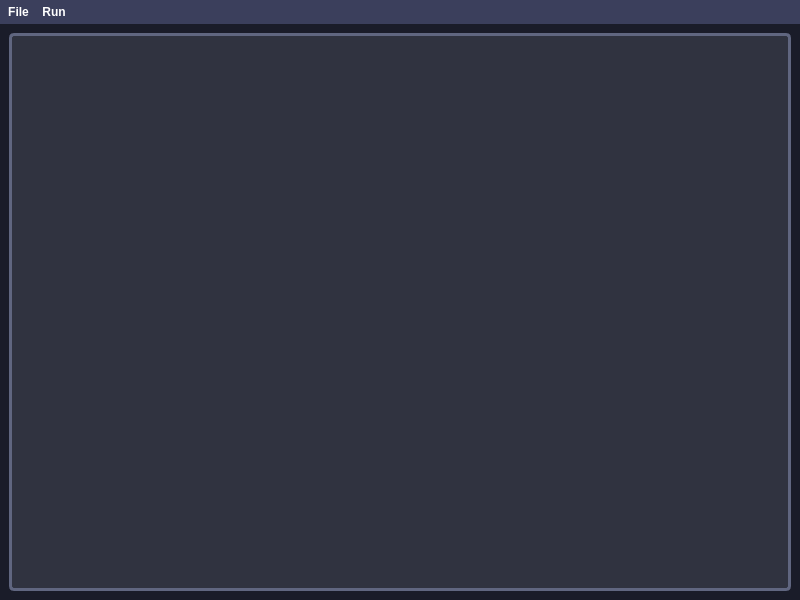
<?xml version="1.0" encoding="UTF-8"?>
<ui version="4.0">
 <class>MainWindow</class>
 <widget class="QMainWindow" name="MainWindow">
  <property name="enabled">
   <bool>true</bool>
  </property>
  <property name="geometry">
   <rect>
    <x>0</x>
    <y>0</y>
    <width>800</width>
    <height>600</height>
   </rect>
  </property>
  <property name="windowTitle">
   <string>vrfbcalc</string>
  </property>
  <property name="windowIcon">
   <iconset resource="../../resource/resource.qrc">
    <normaloff>:/images/calculator_icon.png</normaloff>:/images/calculator_icon.png</iconset>
  </property>
  <property name="styleSheet">
   <string notr="true">QWidget {
	background-color: transparent;
	color: white;
}



QDialog, #windowBackground {
	background-color: #1A1C29;
}




QMenuBar {
	background-color: #3B3F5C;
	spacing: 3px;
}

QMenuBar::item {
	background-color: transparent;
	border-radius: 5px;
	color: white;
	padding: 5px 5px;
}

QMenuBar::item:selected {
	background: #657FF8;
}

QMenuBar::item:pressed {
	background: #657FF8;
}

QMenuBar::item:disabled {
	color: #4A4C5E;
}



QMenu {
    background-color: #3B3F5C;
}

QMenu::item {
    background-color: transparent;
}

QMenu::item:selected {
    background-color: #657FF8;
}

QMenu::item:pressed {
	background: #657FF8;
}



Line {
    border: 2px solid #4A4C5E;
}



QGroupBox {
	font: bold;
    border: 2px solid #4A4C5E;
    border-radius: 5px;
    margin-top: 6px;
}

QGroupBox::title {
	color: #4A4C5E;
	subcontrol-origin: margin;
    left: 9px;
	padding: 0px 5px 0px 5px;
}



QWidget#CEDataSetFormFrame,
QWidget#CEDataEntryForm,
#panelWidgetHolder {
	background-color: rgba(148, 148, 148, 30);
	border-radius: 5px;
}



QPlainTextEdit {
	background-color: #303340;
	border-color: #606680;
	border-radius: 5px;
	border-style: solid;
	border-width: 3px;
}




QComboBox {
    background-color: #303340;
	border-color: #606680;
	border-radius: 5px;
	border-style: solid;
	border-width: 1.5px;
}




QPushButton {
	border-radius: 5px;
	background-color: #4C4E5C;
	padding: 5px 5px;
}

QPushButton:hover {
	background-color: #41434F;
} 

QPushButton:pressed {
	background-color: #373943;
}
	
QPushButton:disabled {
	background-color: #272833;
}

QPushButton[text=&quot;Start&quot;],
QPushButton[text=&quot;Export&quot;],
QPushButton[text=&quot;OK&quot;],
QPushButton[text=&quot;Cancel&quot;],
QPushButton[text=&quot;Add&quot;] {
	border-radius: 13px;
}

#buttonBox *[text=OK], #buttonBox *[text=Cancel] {
	width: 100px;
}

QPushButton[text=&quot;Start&quot;],
QPushButton[text=&quot;Export&quot;],
QPushButton[text=&quot;OK&quot;]  {
	background-color: #657FF8;
}

QPushButton[text=&quot;Start&quot;]:hover,
QPushButton[text=&quot;Export&quot;]:hover,
QPushButton[text=&quot;OK&quot;]:hover  {
	background-color: #5166C5;
}

QPushButton[text=&quot;Start&quot;]:pressed,
QPushButton[text=&quot;Export&quot;]:pressed,
QPushButton[text=&quot;OK&quot;]:pressed  {
	background-color: #3C4C92;
}

QPushButton[text=&quot;Delete&quot;] {
	background-color: #C85252;
}

QPushButton[text=&quot;Delete&quot;]:hover {
	background-color: #AE4747;
}

QPushButton[text=&quot;Delete&quot;]:pressed {
	background-color: #943D3D;
}




QCheckBox {
	spacing: 5px;
}

QCheckBox::indicator {
	width: 10px;
	height: 10px;
	background-color: #303340;
	border: 2px solid #606680;
	border-radius: 2px;
}

QCheckBox::indicator::checked {
	background-color: #657FF8;
}




QLineEdit {
	background-color: #303340;
	border-color: #606680;
	border-radius: 5px;
	border-style: solid;
	border-width: 2px;
}

QLineEdit:disabled {
	background-color: #272833;
	border-color: transparent;
}



QDoubleSpinBox, QSpinBox {
	background-color: #303340;
	border-color: #606680;
	border-radius: 5px;
	border-style: solid;
	border-width: 2px;
}

QDoubleSpinBox::up-button,
QDoubleSpinBox::down-button,
QSpinBox::up-button,
QSpinBox::down-button  {
	width: 0px;
}




QScrollArea {
	border: 2px solid #606680;
	border-radius: 5px;
}



/* VERTICAL SCROLL BAR */

QScrollBar:vertical {
	background: #303340;
	border-color: #606680;
	width: 10px;
	margin: 5px 0 5px 0;
}

QScrollBar::handle:vertical {
	background: #606680;
	min-height: 20px;
	margin: 4px 0px 4px 0px;
	border-radius: 5px;
}

QScrollBar::add-line:vertical {
    border: 2px solid #606680;
    background: #606680;
    height: 5px;
    subcontrol-position: bottom;
    subcontrol-origin: margin;
}

 QScrollBar::sub-line:vertical {
     border: 2px solid #606680;
     background: #606680;
     height: 5px;
     subcontrol-position: top;
     subcontrol-origin: margin;
 }

 QScrollBar::add-page:vertical, QScrollBar::sub-page:vertical {
     background: none;
 }



/* HORIZONTAL SCROLL BAR */

QScrollBar:horizontal {
	background: #303340;
	border-color: #606680;
	height: 10px;
	margin: 0px 5px 0px 5px;
}

QScrollBar::handle:horizontal {
	background: #606680;
	min-width: 20px;
	margin: 0px 4px 0px 4px;
	border-radius: 5px;
}

QScrollBar::add-line:horizontal {
    border: 2px solid #606680;
    background: #606680;
    width: 5px;
    subcontrol-position: right;
    subcontrol-origin: margin;
}

 QScrollBar::sub-line:horizontal {
     border: 2px solid #606680;
     background: #606680;
     width: 5px;
     subcontrol-position: left;
     subcontrol-origin: margin;
 }

 QScrollBar::add-page:horizontal, QScrollBar::sub-page:horizontal {
     background: none;
 }</string>
  </property>
  <widget class="QWidget" name="windowBackground">
   <layout class="QVBoxLayout" name="verticalLayout">
    <item>
     <widget class="QPlainTextEdit" name="outputArea">
      <property name="font">
       <font>
        <family>Cascadia Mono</family>
       </font>
      </property>
      <property name="frameShape">
       <enum>QFrame::NoFrame</enum>
      </property>
      <property name="frameShadow">
       <enum>QFrame::Plain</enum>
      </property>
      <property name="verticalScrollBarPolicy">
       <enum>Qt::ScrollBarAsNeeded</enum>
      </property>
      <property name="horizontalScrollBarPolicy">
       <enum>Qt::ScrollBarAlwaysOff</enum>
      </property>
      <property name="readOnly">
       <bool>true</bool>
      </property>
      <property name="plainText">
       <string/>
      </property>
     </widget>
    </item>
   </layout>
  </widget>
  <widget class="QMenuBar" name="menuBar">
   <property name="geometry">
    <rect>
     <x>0</x>
     <y>0</y>
     <width>800</width>
     <height>27</height>
    </rect>
   </property>
   <property name="font">
    <font>
     <bold>true</bold>
    </font>
   </property>
   <widget class="QMenu" name="menuFile">
    <property name="title">
     <string>File</string>
    </property>
    <addaction name="action_openOutput"/>
   </widget>
   <widget class="QMenu" name="menuRun">
    <property name="enabled">
     <bool>true</bool>
    </property>
    <property name="title">
     <string>Run</string>
    </property>
    <addaction name="actionCECalculations"/>
    <addaction name="actionCEAnalysis"/>
    <addaction name="separator"/>
    <addaction name="actionSCCalculations"/>
    <addaction name="actionSCSimulate"/>
   </widget>
   <addaction name="menuFile"/>
   <addaction name="menuRun"/>
  </widget>
  <action name="action_openOutput">
   <property name="text">
    <string>Open output</string>
   </property>
  </action>
  <action name="actionCEAnalysis">
   <property name="text">
    <string>CE Analysis</string>
   </property>
  </action>
  <action name="actionCECalculations">
   <property name="text">
    <string>CE Calculations</string>
   </property>
  </action>
  <action name="actionSCCalculations">
   <property name="text">
    <string>SC Calculations</string>
   </property>
  </action>
  <action name="actionSCSimulate">
   <property name="text">
    <string>SC Simulate</string>
   </property>
  </action>
 </widget>
 <resources>
  <include location="../../resource/resource.qrc"/>
 </resources>
 <connections/>
</ui>
